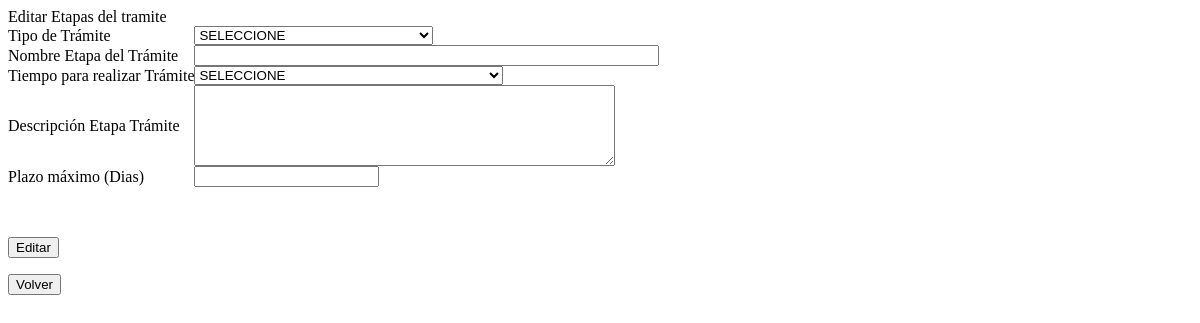
Before: /editartabla.php?tablapadresub=tramite_pasos with the older database file.
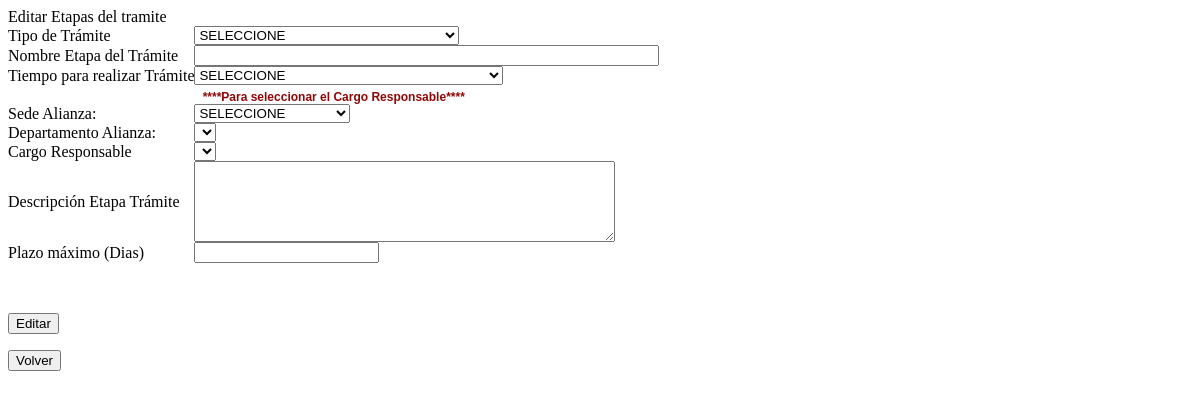
After: the same page with the newer database file.
### tables this page shows
CREATE TABLE `admin_tablas` (
  `axt_id` int(10) NOT NULL auto_increment,
  `axt_nombre_tabla` varchar(80) default '',
  `axt_nombre_campo` varchar(80) NOT NULL default '',
  `axt_campo_es_id` int(1) NOT NULL default '0',
  `axt_tipo_campo` varchar(80) NOT NULL default '',
  `axt_tabla_relacion` varchar(80) NOT NULL default '',
  `axt_campo_relacion` varchar(80) NOT NULL default '',
  `axt_campo_imprimir` varchar(80) NOT NULL default '',
  `axt_txr_idioma` varchar(200) NOT NULL default '',
  `axt_campo_visual` varchar(100) NOT NULL default '',
  `axt_visualizar` varchar(5) NOT NULL default '',
  `axt_rotulo` varchar(100) NOT NULL default '',
  `axt_idi_id` int(10) NOT NULL default '1',
  `axt_txa_id` int(10) NOT NULL default '0',
  `axt_order` varchar(200) NOT NULL,
  PRIMARY KEY  (`axt_id`)
);

### conf/clave.php (called while the page is built, shortened)
<? @session_start();
$ruta_fisica = "/var/www/tramites";
require ("$ruta_fisica/lib/database.php");
require_once("$ruta_fisica/lib/class_General.php");
$Gen = new General();

### tramites/lib/database.php (called while the page is built, shortened)
<?php
class Database
{
    var $Host = "localhost";
    var $Database = "tramites";
    var $User     = "root";
    var $Password = "12345";
    var $Link_ID  = 0;
    var $Query_ID = 0;
    function connect($Database = "", $Host = "", $User = "", $Password = "")
    {
        if ("" == $Database)
            $Database = $this->Database;
        if ("" == $Host)
            $Host     = $this->Host;
        if ("" == $User)
            $User     = $this->User;
        if ("" == $Password)
            $Password = $this->Password;
        if ( 0 == $this->Link_ID )
        {
            $this->Link_ID=mysql_connect($Host, $User, $Password);
        }
        return $this->Link_ID;
    }
    function free()
    {
        $this->Query_ID = 0;
    }
    function query($Query_String)
    {
        if ($Query_String == "")
            return 0;
        $this->Query_ID = mysql_query($Query_String,$this->Link_ID);
        return $this->Query_ID;
    }
    function next_row()
    {
        $this->R = mysql_fetch_array($this->Query_ID);
                if(is_array($this->R))
                        for($f=0;$f<mysql_num_fields($this->Query_ID);$f++)
                                eval("\$this->".mysql_field_name($this->Query_ID,$f)."=stripslashes(\"".addslashes($this->R[$f])."\");");
                else
                        for($f=0;$f<mysql_num_fields($this->Query_ID);$f++)
                                eval("unset(\$this->".mysql_field_name($this->Query_ID,$f).");");
        return is_array($this->R);
    }
}
?>

### editartabla.php (the view, shortened to what the changed rows need)
<?
 require_once("conf/clave.php");
 if(isset($_GET['tablapadresub']) && $_GET['tablapadresub'])
    $tablaoriginal = $_GET['tablapadresub'];
 $tablaoriginal = strtolower($tablaoriginal);
?>
<link rel="stylesheet" href="kalendar/kalendar.css" type="text/css" media="screen" />
<div id="centro">
<div id="loginPan_v2">
<form name="frm" action="" method="post" target="_self">
<table border="0" cellspacing="0" cellpadding="0">
  <?php
  $dbu = new Database();
  $query = "SELECT * FROM ".$tabla_admin_tablas." WHERE axt_nombre_tabla ='".$tablaoriginal."' ORDER BY axt_id";
  $dbu->query($query);
  $tablaforma = "";
  while($dbu->next_row())
  {
    $v_nombre_campo = $dbu->axt_nombre_campo;
    $v_campo_es_id = $dbu->axt_campo_es_id;
    $v_tipo_campo = $dbu->axt_tipo_campo;
    $v_tabla_relacion = $dbu->axt_tabla_relacion;
    $v_campo_relacion = $dbu->axt_campo_relacion;
    $v_campo_imprimir = $dbu->axt_campo_imprimir;
    $v_campo_visualizar=$dbu->axt_campo_visual;
    $label = $dbu->axt_rotulo;
    if($v_campo_es_id==1)
	 $campo_id = $v_nombre_campo;
   $query_edit="SELECT ".$v_nombre_campo." FROM ".$tablaoriginal." WHERE ".$campo_id."='".$_POST['v_id']."';";
   $db2 = new Database();
   $db2->query($query_edit);
   $db2->next_row();
   $valor = $db2->$v_nombre_campo;
	switch($v_tipo_campo)
       {
		 case "required":
			  $tablaforma .= "<tr><td><label>".$Gen->limpiarCaracteresEspeciales($label)."</label></td>";
			  $tablaforma.="<td><input type=text name=$v_nombre_campo size=55 value='$valor' required></td></tr>";
			  break;
		case "textareas":
			  $tablaforma .= "<tr><td><label>".$Gen->limpiarCaracteresEspeciales($label)."</label></td>";
			  $tablaforma.="<td><textarea name='".$v_nombre_campo."' cols='50' rows='5' Id='TAestado' onkeydown='agrandar(event)'>".utf8_decode($valor)."</textarea></td></tr>";
			  break;
		case "select":
		         $tablaforma .= "<tr><td><label>".$Gen->limpiarCaracteresEspeciales($label)."</label></td>";
				 if($v_tabla_relacion=="tramite_frecuencia")
				    $query_select = "SELECT DISTINCT $v_campo_relacion,$v_campo_imprimir FROM $v_tabla_relacion where $v_campo_visualizar=1 order by txf_dias;";
				 else
				    $query_select = "SELECT DISTINCT $v_campo_relacion,$v_campo_imprimir FROM $v_tabla_relacion where $v_campo_visualizar=1 order by $v_campo_imprimir;";
		         $tablaforma .= "<td>".$Gen->ComboBox($query_select,$v_campo_relacion,$v_campo_imprimir,$v_nombre_campo,$valor)."<td><tr>";
		         break;
		case "selectt":
		         $tablaforma .= "<tr><td><label>".$Gen->limpiarCaracteresEspeciales($label)."</label></td>";
		         $query_select = "SELECT DISTINCT $v_campo_relacion,$v_campo_imprimir FROM $v_tabla_relacion where $v_campo_visualizar=1 order by $v_campo_imprimir";
		         $tablaforma .= "<td>".$Gen->ComboBox($query_select,$v_campo_relacion,$v_campo_imprimir,$v_nombre_campo,$valor)."<td><tr>";
		         break;
	    case "numeror":
					  $tablaforma .= "<tr><td><label>".$Gen->limpiarCaracteresEspeciales($label)."</label></td>";
					  $tablaforma.="<td><input type=text required name=".$v_nombre_campo." value='".$valor."' onkeypress='return validarnumero(event);'></td></tr>";
					  break;
	    case "cargos": $dbc = new Database();
                     $tablaforma .= '<tr><td colspan="2" align="center" style="font-family:Verdana, Arial, Helvetica, sans-serif; font-size:12px; color:#8F0707; font-weight:bolder;padding-top:5px;">****Para seleccionar el '.$Gen->limpiarCaracteresEspeciales($label).'****</td></tr>';
                     $tablaforma .= "<tr><td><label>Sede Alianza:</label></td>";
		     $tablaforma .= "<td>";
		     $sql1 = "SELECT sede_id,sede_nombre FROM empresa_sedes WHERE sede_estado=1;";
		     $tablaforma .= $Gen->ComboBox($sql1,"sede_id","sede_nombre","sede");
		     $tablaforma .= "</td></tr>";
		     $tablaforma .= '<tr><td><label>Departamento Alianza:</label></td>
                                     <td><select name="dep" id="dep"><option selected value="'.$id_depto.'">'.strtoupper($depto).'</option>
                                     </select></td></tr>';
		     $tablaforma .= '<tr><td><label>'.$Gen->limpiarCaracteresEspeciales($label).'</label></td>
                                     <td><select name="'.$v_nombre_campo.'" id="'.$v_nombre_campo.'"><option selected value="'.$valor.'">'.strtoupper($revisa).'</option>
                                     </select><td><tr>';
		     break;
	}
  }
  echo $tablaforma;
  ?>
</table> <p>&nbsp;</p>
</form>
</div>
<br class="clear" />
</div>

### tramites/lib/class_General.php (shortened to what the changed rows need)
<?
class General
{
    function ComboBox($PSql,$Valor,$Opcion,$Nombre,$Valor1=0,$Ja=""){
 $Cn = new Database();
 $Cn->query($PSql);
 $aux='<SELECT NAME="'.$Nombre.'" ID="'.$Nombre.'" '.$Ja.' >';
 $aux.='<OPTION VALUE="0" select="selected">SELECCIONE</OPTION>';
 while($Cn->next_row()){
    $aux.='<OPTION VALUE="'.$Cn->$Valor.'"';
	$aux.=' >'.$this->limpiarCaracteresEspeciales(strtoupper($Cn->$Opcion)).'</OPTION>'.chr(10);
	}
 $aux.='</SELECT>'.chr(10);
 if($Valor1==0){
 $aux.='<script>'.chr(10);
 $aux.='var R_'.$Nombre.'=document.getElementById("'.$Nombre.'");'.chr(10);
 $aux.='R_'.$Nombre.'.options[0].focus();'.chr(10);
 $aux.='</script>'.chr(10);
 }
 return $aux;
}
function limpiarCaracteresEspeciales($str){
   $str = strtr($str, $GLOBALS["carateres_latinos"]);
   return $str;
}
}
?>

Changed rows visible on the page:
added admin_tablas: axt_rotulo "Cargo Responsable"
Other visible differences:
form field sede: (not shown) → "SELECCIONE"
text now shown: "****Para seleccionar el **** Sede Alianza: Departamento Alianza:"
